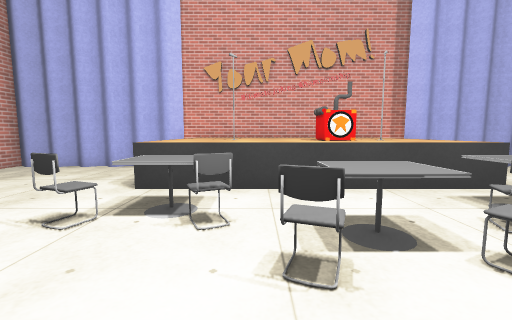
View 1 (above)

16 first-person views from a walk through a Unity game level. The camera is 1.2 m above the floor, tilts 6° down and sees 90° across. The floor is counted in squares, 1 m on a side. Each view is taken from the middle of a square. On the plan, view 1 faces up. The plan holds only what a view shows up to about 12 squares ahead; the rest is blank. The player character is not drawn. Some animated figures are not drawn. Some surface patterns are stand-ins.

View 2
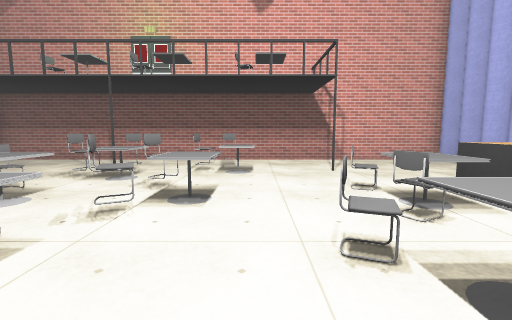

View 3
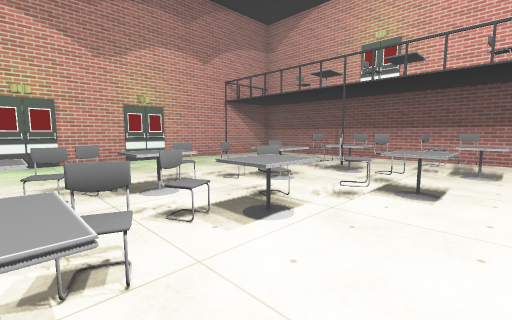

View 4
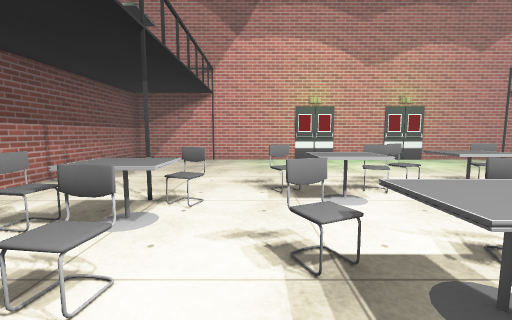

View 5
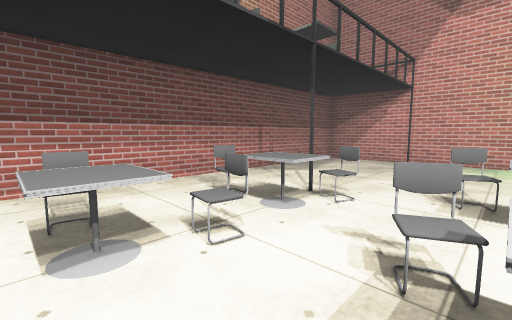

View 6
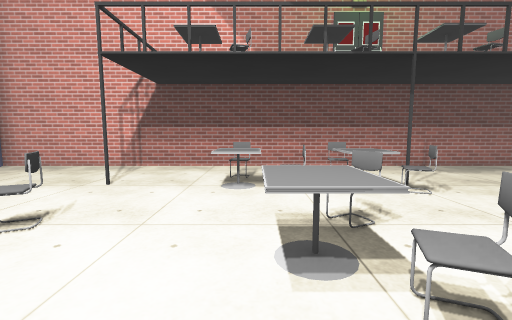

View 7
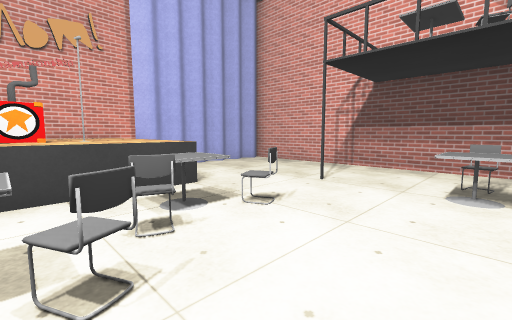

View 8
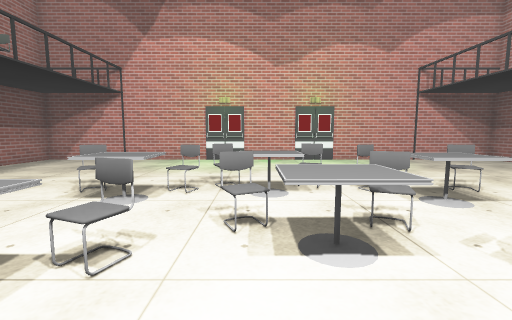

View 9
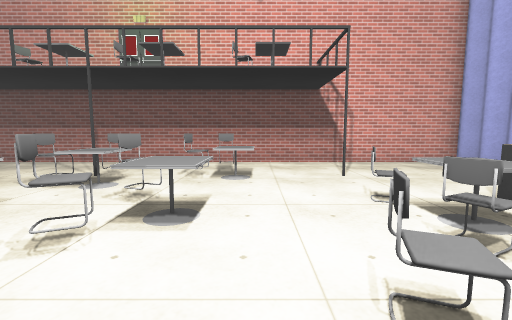

View 10
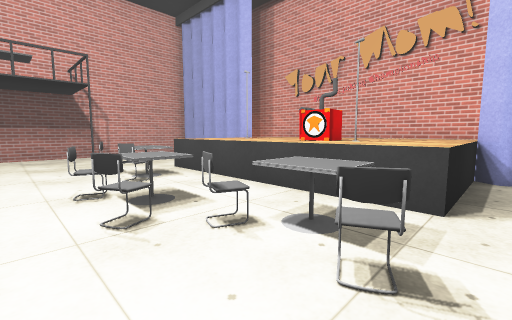

View 11
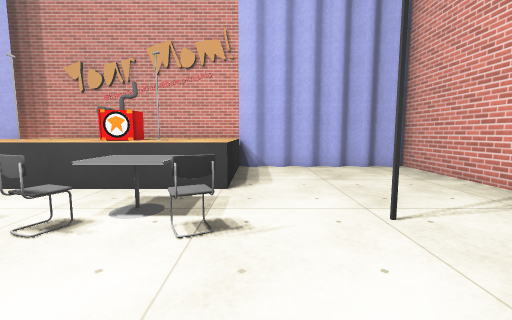

View 12
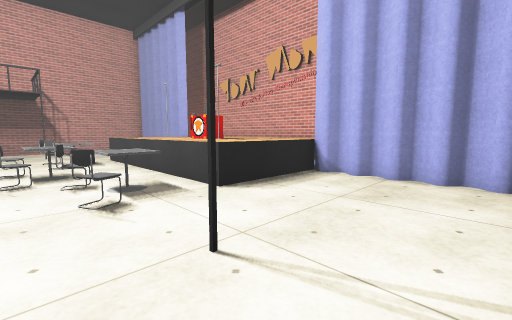

View 13
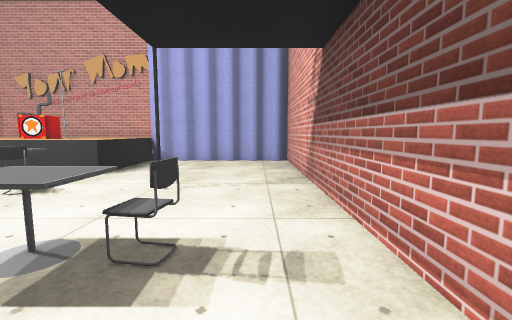

View 14
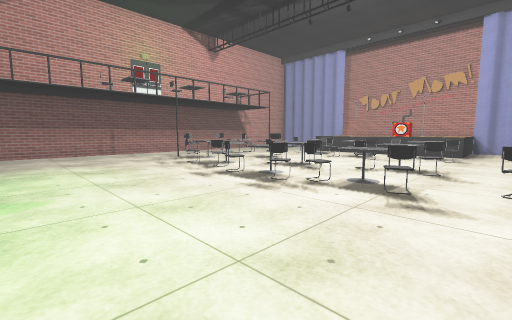

View 15
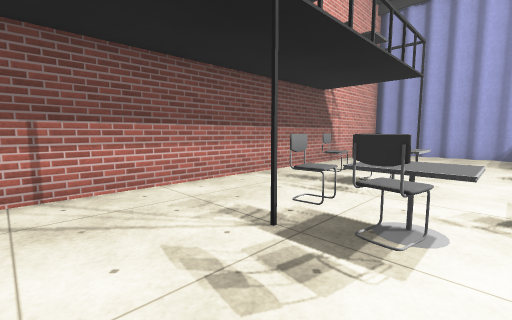

View 16
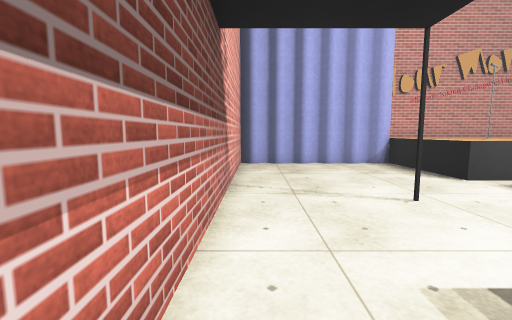

### Floor plan
Points are (right, up) in squares from view 1. A wall is a line through its corners. A room is listed if a view was taken in it or the views show most of it. See-through windows are left out.
Room 1 (views 1, 2, 3, 4, 5, 6, 7, 8, 9, 10, 11, 12, 13, 14, 15, 16)
walls: (-2.5, 9.4) (-3.1, 9) (-3.6, 9.2) (-4.1, 9) (-4.7, 9.3); (-4.2, 9) (-4.5, 9.4); (-3.7, 9.3) (-4, 9); (7, 9) (6.4, 9.2) (5.9, 9) (5.4, 9.4); (-5.1, 9) (-5.8, 9.3); (7.8, 9) (7.5, 9.4); (-6, 9) (-6.8, 9.3) (-7, 9); (9, 9) (8.4, 9.2) (7.9, 9) (7.3, 9.2); (-3.4, 11.4) (-4.5, 11.4); (6.6, 11.4) (5.4, 11.4); (10.4, 9.2) (9.9, 9); (10.9, 9) (10.4, 9.4); (-8.6, 9.4) (-8.6, -10.6) (11.4, -10.6) (11.4, 9.3) (10.9, 9) (10.3, 9.3) (10, 9) (9.3, 9.3)
objects: other object (-6, 0); other object (-5, -3); other object (-5, -1) to (-5, 0); other object (-5, 0) to (-4, 1); other object (-4, -4) to (-4, -3); other object (-4, -3) to (-3, -2); other object (-3, -1) to (-2, -1); other object (-3, 6) to (5, 11); other object (-2, -5); other object (-2, -4) to (-1, -3); other object (-2, 0) to (-1, 0); other object (-2, 3); other object (-2, 4) to (-1, 4); other object (-1, -5); other object (-1, -1) to (0, -1); other object (-1, 3); other object (0, -3); other object (1, -5); other object (1, -4) to (2, -4); other object (1, -2) to (2, -1); other object (1, 2); other object (1, 3) to (2, 3); other object (2, -2); other object (2, 2); other object (2, 7) to (3, 8); other object (3, -5); other object (3, -4); other object (3, -1); other object (3, 3); other object (4, -4) to (5, -3); other object (4, -1) to (5, 0); other object (4, 3) to (5, 4); other object (5, 3); other object (6, -4); other object (6, -1); other object (7, -4); other object (7, -3) to (8, -2); other object (7, 0) to (8, 1); other object (8, -1); other object (9, -2); other object (9, 0)

Where each view was taken, in squares from view 1:
view 1: 0 up, 0 right, facing up
view 2: 1 up, 3 right, facing left
view 3: 1 up, 4 right, facing down-left
view 4: 1 up, 6 right, facing down
view 5: 1 up, 5 right, facing down-right
view 6: 0 up, 2 right, facing right
view 7: 0 up, 2 right, facing up-right
view 8: 1 up, 2 right, facing down
view 9: 1 up, 2 right, facing left
view 10: 1 up, 6 right, facing up-left
view 11: 0 up, 6 right, facing up
view 12: 2 up, 10 right, facing up-left
view 13: 2 down, 10 right, facing up
view 14: 10 down, 7 right, facing up-left
view 15: 6 down, 3 left, facing up-left
view 16: 1 down, 8 left, facing up
